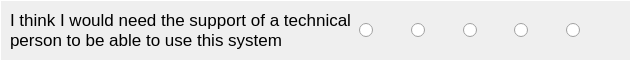
  <widget class="QFrame" name="frame_Q4">
   <property name="geometry">
    <rect>
     <x>60</x>
     <y>270</y>
     <width>631</width>
     <height>61</height>
    </rect>
   </property>
   <property name="styleSheet">
    <string notr="true">QFrame
{
border:1px solid white;
}

QRadioButton::indicator::checked
{ 
	border: 2px solid white; 
	border-radius: 6px; 
	background-color: rgb(225,67,19); 
	width: 10px; 
	height: 9px; 
}</string>
   </property>
   <property name="frameShape">
    <enum>QFrame::StyledPanel</enum>
   </property>
   <property name="frameShadow">
    <enum>QFrame::Raised</enum>
   </property>
   <widget class="QLabel" name="label_Text4">
    <property name="geometry">
     <rect>
      <x>10</x>
      <y>10</y>
      <width>341</width>
      <height>41</height>
     </rect>
    </property>
    <property name="font">
     <font>
      <family>Arial</family>
      <pointsize>13</pointsize>
     </font>
    </property>
    <property name="styleSheet">
     <string notr="true">QFrame
{
border:none;
}</string>
    </property>
    <property name="text">
     <string>&lt;html&gt;&lt;head/&gt;&lt;body&gt;&lt;p&gt;I think I would need the support of a technical person to be able to use this system&lt;/p&gt;&lt;/body&gt;&lt;/html&gt;</string>
    </property>
    <property name="textFormat">
     <enum>Qt::RichText</enum>
    </property>
    <property name="wordWrap">
     <bool>true</bool>
    </property>
   </widget>
   <widget class="QFrame" name="frame_Choice4">
    <property name="geometry">
     <rect>
      <x>350</x>
      <y>10</y>
      <width>271</width>
      <height>41</height>
     </rect>
    </property>
    <property name="layoutDirection">
     <enum>Qt::LeftToRight</enum>
    </property>
    <property name="styleSheet">
     <string notr="true">QFrame
{
border:none;
}</string>
    </property>
    <property name="frameShape">
     <enum>QFrame::StyledPanel</enum>
    </property>
    <property name="frameShadow">
     <enum>QFrame::Raised</enum>
    </property>
    <layout class="QHBoxLayout" name="horizontalLayout_5">
     <item>
      <widget class="QRadioButton" name="quest4Ans1">
       <property name="layoutDirection">
        <enum>Qt::LeftToRight</enum>
       </property>
       <property name="text">
        <string/>
       </property>
      </widget>
     </item>
     <item>
      <widget class="QRadioButton" name="quest4Ans2">
       <property name="text">
        <string/>
       </property>
      </widget>
     </item>
     <item>
      <widget class="QRadioButton" name="quest4Ans3">
       <property name="text">
        <string/>
       </property>
      </widget>
     </item>
     <item>
      <widget class="QRadioButton" name="quest4Ans4">
       <property name="text">
        <string/>
       </property>
      </widget>
     </item>
     <item>
      <widget class="QRadioButton" name="quest5Ans5">
       <property name="layoutDirection">
        <enum>Qt::LeftToRight</enum>
       </property>
       <property name="text">
        <string/>
       </property>
      </widget>
     </item>
    </layout>
   </widget>
  </widget>
